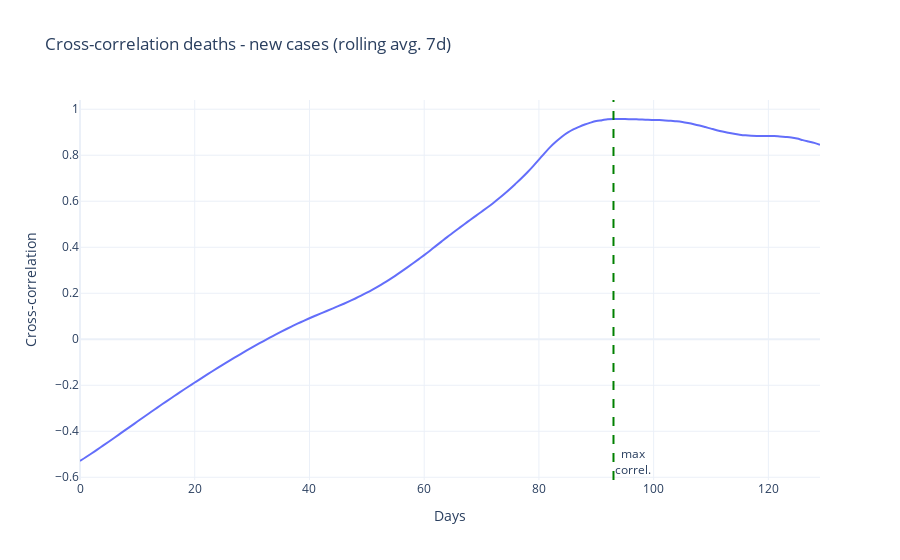

Notebook code for this chart:
### Code cell
days = 130
cases_death_corr = \
  pd.DataFrame({'giorni': range(days),\
                'crosscor_decessi_nuovi_positivi': \
                    [dpc_regioni_firstw['deceduti_giorno'].rolling(7,center=True).mean()\
                     .corr(dpc_regioni_firstw['nuovi_positivi'].rolling(7,center=True).mean().shift(i))\
                     for i in range(days)], \
                'crosscor_decessi_nuovi_ricoverati': \
                    [dpc_regioni_firstw['deceduti_giorno'].rolling(7,center=True).mean()\
                     .corr(dpc_regioni_firstw['ricoverati_con_sintomi_giorno'].rolling(7,center=True).mean().shift(i))\
                     for i in range(days)], \
                'crosscor_decessi_nuove_TI': \
                    [dpc_regioni_firstw['deceduti_giorno'].rolling(7,center=True).mean()\
                     .corr(dpc_regioni_firstw['terapia_intensiva_giorno'].rolling(7,center=True).mean().shift(i))\
                     for i in range(days)]
               })
fig = px.line(cases_death_corr, \
              x='giorni', \
              y='crosscor_decessi_nuovi_positivi', \
              line_shape = 'spline', \
              title='Cross-correlation deaths - new cases (rolling avg. 7d)')
fig.update_yaxes(title_text='Cross-correlation')
fig.update_xaxes(title_text='Days')
fig.add_vline(x = cases_death_corr['crosscor_decessi_nuovi_positivi'].idxmax(),\
              line_dash='dash', line_color='green', \
              annotation_text='max<br>correl.', annotation_position='bottom right')
fig.update_layout(template='plotly_white')
fig.show()

### Figure 1 — Plotly figure (JSON) as saved in the notebook; plotly's stock layout.template omitted (floating-point values rounded to 4 significant figures; data arrays with more than 128 entries replaced by an {"elided": "..."} marker saying what was removed)
{"data": [{"hovertemplate": "giorni=%{x}<br>crosscor_decessi_nuovi_positivi=%{y}<extra></extra>", "legendgroup": "", "line": {"color": "#636efa", "dash": "solid", "shape": "spline"}, "mode": "lines", "name": "", "orientation": "v", "showlegend": false, "type": "scatter", "x": {"elided": "130 int values"}, "xaxis": "x", "y": {"elided": "130 float values"}, "yaxis": "y"}], "layout": {"annotations": [{"showarrow": false, "text": "max<br>correl.", "x": 93, "xanchor": "left", "xref": "x", "y": 0, "yanchor": "bottom", "yref": "y domain"}], "legend": {"tracegroupgap": 0}, "shapes": [{"line": {"color": "green", "dash": "dash"}, "type": "line", "x0": 93, "x1": 93, "xref": "x", "y0": 0, "y1": 1, "yref": "y domain"}], "title": {"text": "Cross-correlation deaths - new cases (rolling avg. 7d)"}, "xaxis": {"anchor": "y", "domain": [0, 1], "title": {"text": "Days"}}, "yaxis": {"anchor": "x", "domain": [0, 1], "title": {"text": "Cross-correlation"}}}}
